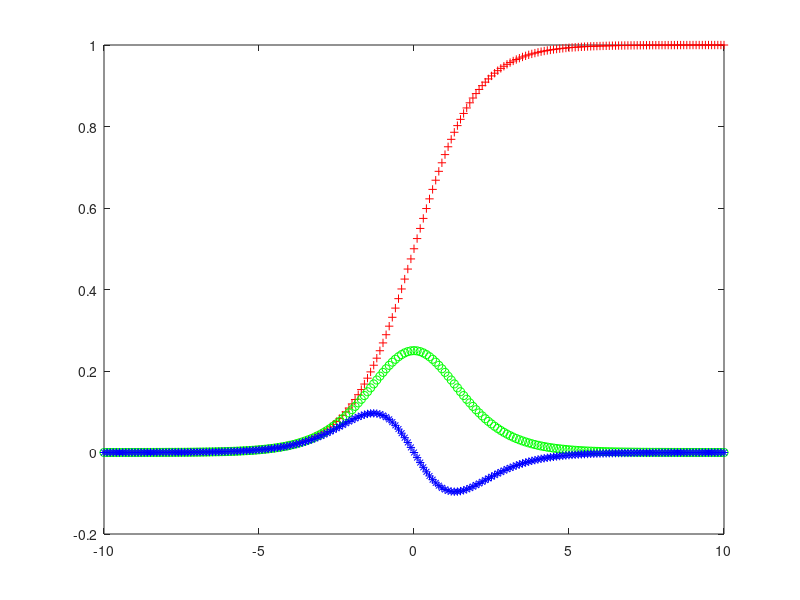

Write the MATLAB code that produced this figure.
x=-10:0.1:10;  % Test values.
s = 1./(1+exp(-x)); % Derivative of sigmoid.
ds1 = s.*(1-s); % Another simpler way to compute the derivative of a sigmoid.
dds = 2*s.^3 - 3*s.^2 + s;
figure; plot(x,s,'r+'); hold on; 
plot(x,ds1, 'go'); 
plot(x,dds, 'b*'); 